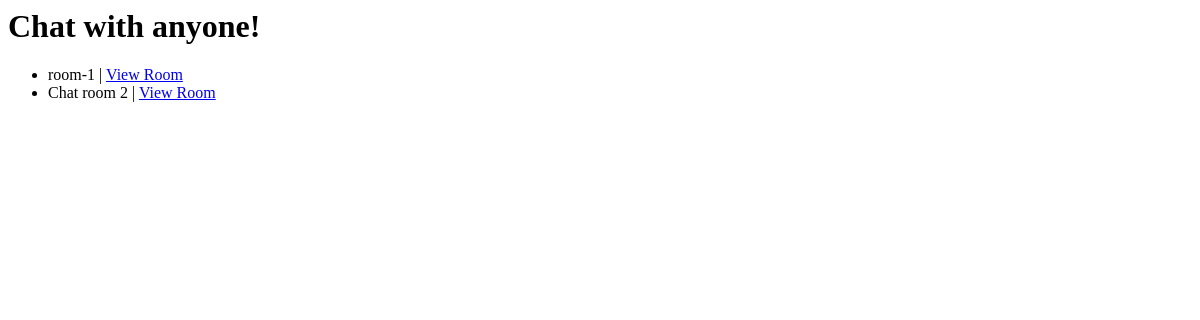
The app's page /chat-app/, older data.
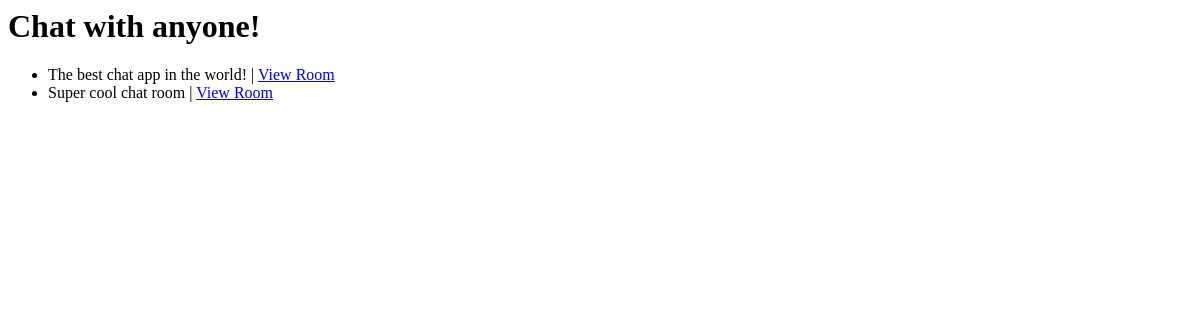
The same page, newer data.
### chat_app/models.py (models this page shows, shortened)
class ChatRoom(models.Model):
    name = models.CharField(max_length=50)
    owner = models.ForeignKey(User, on_delete=models.CASCADE, related_name="chat_rooms")

### chat_app/views.py (the view)
# urls.py: path('', views.ChatRoomListView.as_view()),
class ChatRoomListView(ListView):
    model = ChatRoom
    template_name = "chat_app/index.html"

### chat_app/templates/chat_app/index.html
<h1>Chat with anyone!</h1>
<ul>
    {% for site in object_list %}
    <li>{{site.name}} | <a href="{% url "room" pk=site.id %}">View Room</a></li>
    {% endfor %}
</ul>

Row changes from the older to the newer data that the page shows:
changed ChatRoom: name "room-1" → "The best chat app in the world!"
changed ChatRoom: name "Chat room 2" → "Super cool chat room"
